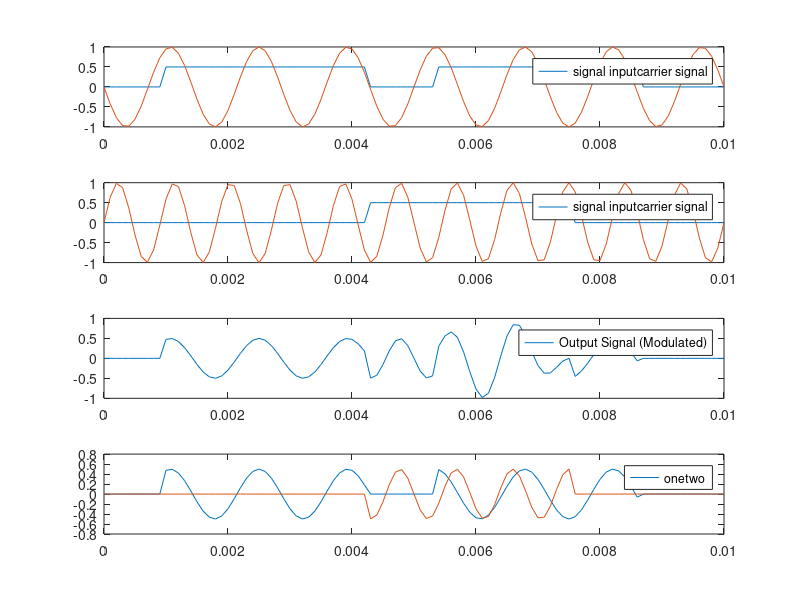

The MATLAB script that drew this image:
clc
close all

% MAKE A RANDOM IMAGE
sendImage = floor(rand([8 8])*255);

% modulate signal
fs = 10e3;
fc1 = 9.3e3;        %carrier off frequency 1
fc2 = 1.1e3;        %carrier off frequency 1

t = 0:1/fs:10e-3;            %timing
sz = floor(length(t)/9);
len = length(t);

carr1 = sin(2*pi*t*fc1);    %carrier signal 1
carr2 = sin(2*pi*t*fc2);    %carrier signal 2

sig1 = zeros(1, length(t)); %signal1
sig2 = zeros(1, length(t));

sampleImage1 = 0.5*[1 1 1 0 1 1 1 0];    %sample signal
sampleImage2 = 0.5*[0 0 0 1 1 1 0 0];    %sample signal

t_high = 10/fs;
%
for c = 1:8%for all the time.
    sig1(sz*c:sz*c+sz) = sampleImage1(c);
    sig2(sz*c:sz*c+sz) = sampleImage2(c);
end

modsig1 = sig1.*carr1;  %modulated signal 1
modsig2 = sig2.*carr2;  %modulated signal 2
x = modsig1+modsig2;

% plotting code.
subplot(4, 1, 1);
plot(t, sig1 ,t, carr1);
legend(["signal input" "carrier signal"])

subplot(4, 1, 2);
plot(t, sig2 ,t, carr2);
legend(["signal input" "carrier signal"])

subplot(4, 1, 3);
plot(t, x);
legend(["Output Signal (Modulated)"])

f = abs(fft(x)).^2;
subplot(4, 1, 4);
plot(t, modsig1, t, modsig2);
legend(["one" "two"])
